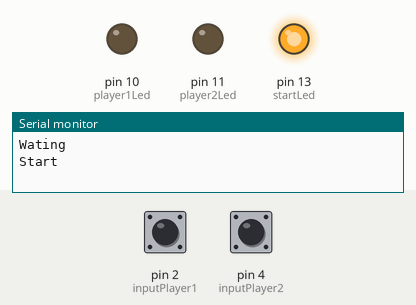
The sketch below on a simulated Arduino Uno, built with avr-gcc and run on an emulated ATmega328P. On the bench: output pins drawn as LEDs (lit = HIGH), the last lines printed to the serial monitor. Inputs (shaded band) come from the test bench; at power-on: pin 2 (inputPlayer1) HIGH, pin 4 (inputPlayer2) HIGH. Random numbers use the default seed unless the sketch sets one.

Above: at 1.2 s.
1.3 s: pin 2 (inputPlayer1) pulled LOW for 0.15 s
At 2.5 s:
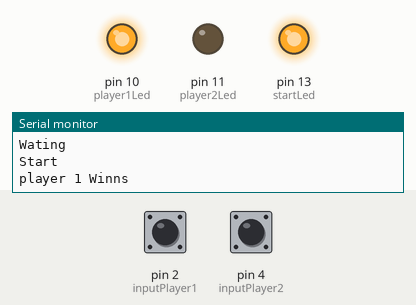
4.4 s: pin 4 (inputPlayer2) pulled LOW for 3.2 s
At 7.6 s:
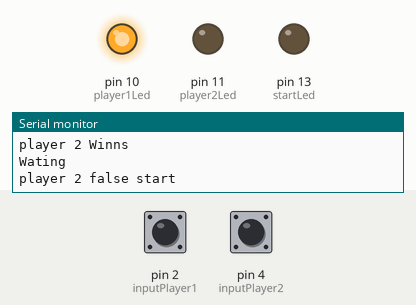
9.9 s: pin 2 (inputPlayer1) pulled LOW for 3.2 s
At 14.5 s:
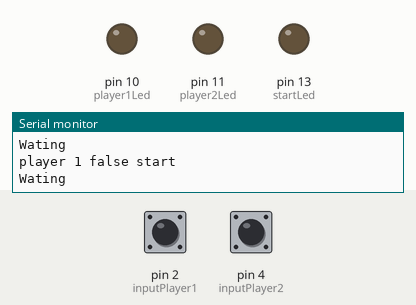
15.4 s: pin 2 (inputPlayer1) pulled LOW for 1 s
At 15.7 s:
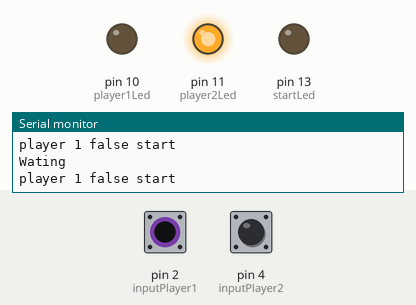
19.4 s: pin 4 (inputPlayer2) pulled LOW for 0.15 s
At 19.9 s:
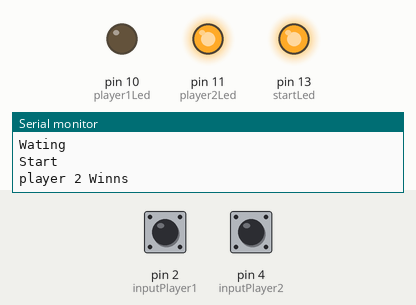
22.5 s: pin 2 (inputPlayer1) driven LOW and pin 4 (inputPlayer2) driven LOW
At 23.5 s:
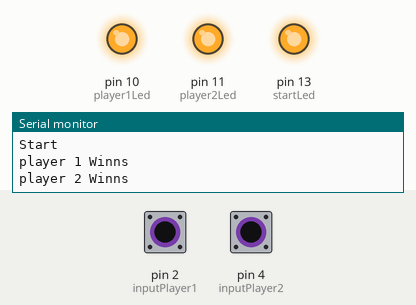
Timing chart, 0 to 26.0 s (numbered marks = the images above; inputs shaded):
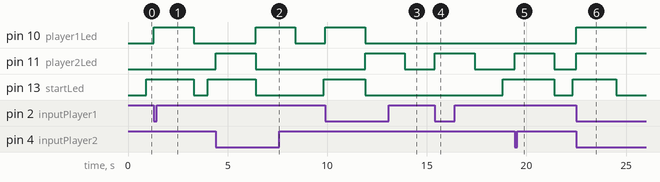

The sketch:

reaction_gameSimple.ino
```cpp
int startLed = 13;
int inputPlayer1 = 2;
int inputPlayer2 = 4;
int player1Led = 10;
int player2Led = 11;
int state = 0;
unsigned long startTime;
int delayTime;

void setup()
{
  //LED PIN
  pinMode(startLed , OUTPUT);
  pinMode(player1Led , OUTPUT);
  pinMode(player2Led , OUTPUT);
  //Input pins
  pinMode(inputPlayer1 , INPUT_PULLUP);
  pinMode(inputPlayer2  , INPUT_PULLUP);

  //For starting signal
  Serial.begin(9600);
  randomSeed(analogRead(A0));

}

void loop()
{

  if(state == 0)
  {
    delayTime = random(100 , 3001);
    startTime = millis();
    Serial.println("Wating");
    state = 1;
  }

  if(state == 1)
  {
    if(digitalRead(inputPlayer1) == LOW)
    {
      Serial.println("player 1 false start");
      digitalWrite(player2Led , HIGH);
      state = 2;
    }

    if(digitalRead(inputPlayer2) == LOW)
    {
      Serial.println("player 2 false start");
      digitalWrite(player1Led , HIGH);
      state = 2;
    }

    if(millis() - startTime >= delayTime)
    {
      digitalWrite(startLed , HIGH);
      Serial.println("Start");
      state = 3;
    }
  }

  if(state == 3)
  {
    if(digitalRead(inputPlayer1) == LOW)
    {
      Serial.println("player 1 Winns");
      digitalWrite(player1Led , HIGH);
      state = 2;
    }

    if(digitalRead(inputPlayer2) == LOW)
    {
      Serial.println("player 2 Winns");
      digitalWrite(player2Led , HIGH);
      state = 2;
    }
  }

  if(state == 2)
  {
    delay(2000);
    digitalWrite(player1Led , LOW);
    digitalWrite(player2Led , LOW);
    digitalWrite(startLed , LOW);
    state = 0;
  }
}
```

Measured:
- after the input at 1.3 s, pin 10 (player1Led): LOW → HIGH at once, → LOW 2.0 s later; pin 13 (startLed): HIGH → LOW after 2.0 s, → HIGH 0.71 s later
- after the input at 4.4 s, pin 10 (player1Led): LOW → HIGH after 2.0 s, → LOW 2.0 s later; pin 11 (player2Led): LOW → HIGH at once, → LOW 2.0 s later; pin 13 (startLed): HIGH → LOW after 2.0 s, → HIGH 3.4 s later
- after the input at 9.9 s, pin 10 (player1Led): LOW → HIGH at once, → LOW 2.0 s later; pin 11 (player2Led): LOW → HIGH after 2.0 s, → LOW 2.0 s later; pin 13 (startLed): HIGH → LOW after 2.0 s
- after the input at 15.4 s, pin 11 (player2Led): LOW → HIGH at once, → LOW 2.0 s later
- after the input at 19.4 s, pin 11 (player2Led): LOW → HIGH at once, → LOW 2.0 s later; pin 13 (startLed): HIGH → LOW after 2.0 s, → HIGH 0.91 s later
- after the input at 22.5 s, pin 10 (player1Led), pin 11 (player2Led): LOW → HIGH at once; pin 13 (startLed): HIGH → LOW after 2.0 s
